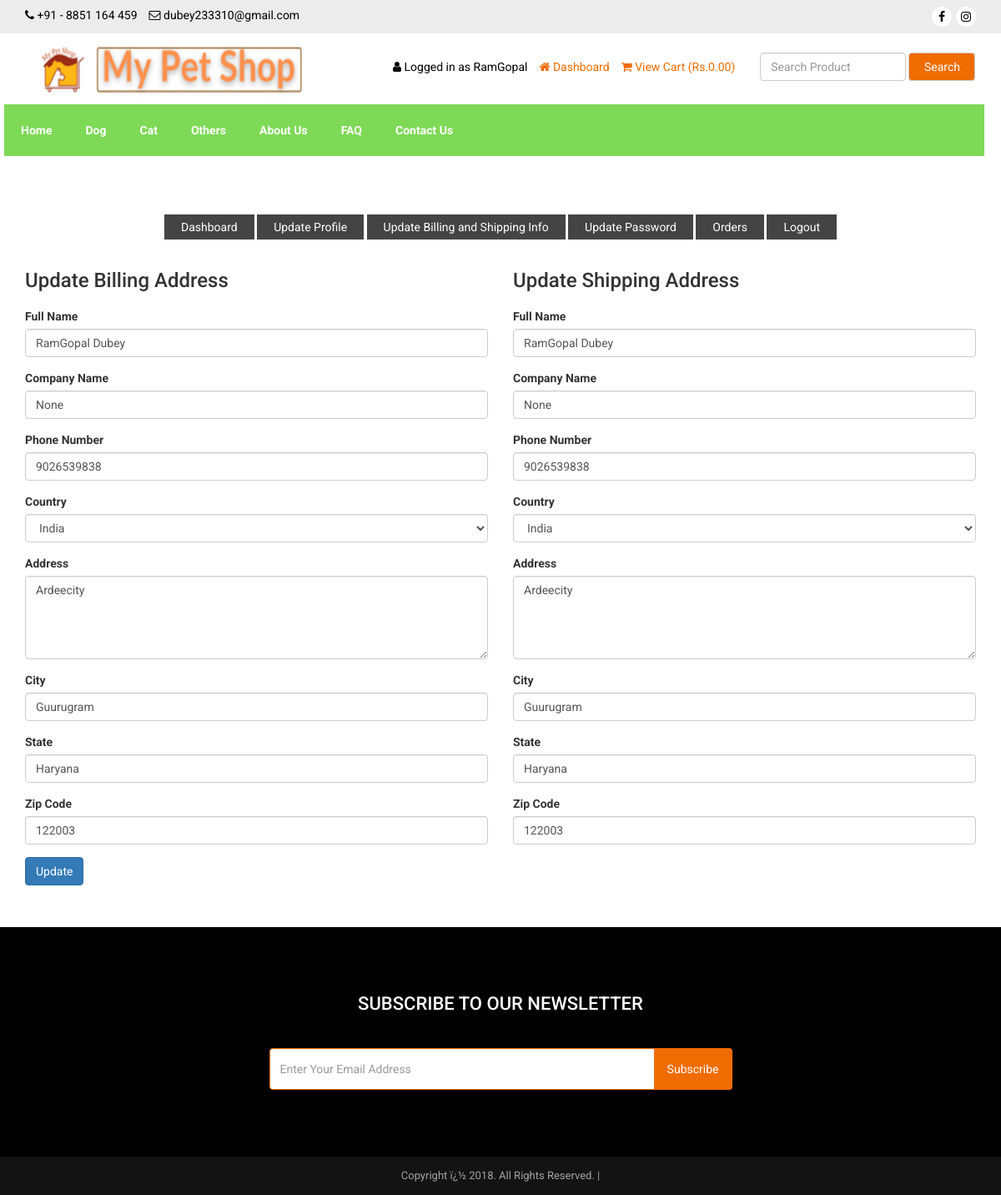
The app's page /customer-billing-shipping-update.php (signed in) with its own data.
### tables this page shows
CREATE TABLE `tbl_settings` (
  `id` int(11) NOT NULL,
  `logo` varchar(255) NOT NULL,
  `favicon` varchar(255) NOT NULL,
  `footer_about` text NOT NULL,
  `footer_copyright` text NOT NULL,
  `contact_address` text NOT NULL,
  `contact_email` varchar(255) NOT NULL,
  `contact_phone` varchar(255) NOT NULL,
  `contact_fax` varchar(255) NOT NULL,
  `contact_map_iframe` text NOT NULL,
  `receive_email` varchar(255) NOT NULL,
  `receive_email_subject` varchar(255) NOT NULL,
  `receive_email_thank_you_message` text NOT NULL,
  `forget_password_message` text NOT NULL,
  `total_recent_post_footer` int(10) NOT NULL,
  `total_popular_post_footer` int(10) NOT NULL,
  `total_recent_post_sidebar` int(11) NOT NULL,
  `total_popular_post_sidebar` int(11) NOT NULL,
  `total_featured_product_home` int(11) NOT NULL,
  `total_latest_product_home` int(11) NOT NULL,
  `total_popular_product_home` int(11) NOT NULL,
  `meta_title_home` text NOT NULL,
  `meta_keyword_home` text NOT NULL,
  `meta_description_home` text NOT NULL,
  `banner_login` varchar(255) NOT NULL,
  `banner_registration` varchar(255) NOT NULL,
  `banner_forget_password` varchar(255) NOT NULL,
  `banner_reset_password` varchar(255) NOT NULL,
  `banner_search` varchar(255) NOT NULL,
  `banner_cart` varchar(255) NOT NULL,
  `banner_checkout` varchar(255) NOT NULL,
  `banner_product_category` varchar(255) NOT NULL,
  `banner_blog` varchar(255) NOT NULL,
  `cta_title` varchar(255) NOT NULL,
  `cta_content` text NOT NULL,
  `cta_read_more_text` varchar(255) NOT NULL,
  `cta_read_more_url` varchar(255) NOT NULL,
  `cta_photo` varchar(255) NOT NULL,
  `featured_product_title` varchar(255) NOT NULL,
  `featured_product_subtitle` varchar(255) NOT NULL,
  `latest_product_title` varchar(255) NOT NULL,
  `latest_product_subtitle` varchar(255) NOT NULL,
  `popular_product_title` varchar(255) NOT NULL,
  `popular_product_subtitle` varchar(255) NOT NULL,
  `testimonial_title` varchar(255) NOT NULL,
  `testimonial_subtitle` varchar(255) NOT NULL,
  `testimonial_photo` varchar(255) NOT NULL,
  `blog_title` varchar(255) NOT NULL,
  `blog_subtitle` varchar(255) NOT NULL,
  `newsletter_text` text NOT NULL,
  `paypal_email` varchar(255) NOT NULL,
  `stripe_public_key` varchar(255) NOT NULL,
  `stripe_secret_key` varchar(255) NOT NULL,
  `bank_detail` text NOT NULL,
  `before_head` text NOT NULL,
  `after_body` text NOT NULL,
  `before_body` text NOT NULL,
  `home_service_on_off` int(11) NOT NULL,
  `home_welcome_on_off` int(11) NOT NULL,
  `home_featured_product_on_off` int(11) NOT NULL,
  `home_latest_product_on_off` int(11) NOT NULL,
  `home_popular_product_on_off` int(11) NOT NULL,
  `home_testimonial_on_off` int(11) NOT NULL,
  `home_blog_on_off` int(11) NOT NULL,
  `newsletter_on_off` int(11) NOT NULL,
  `ads_above_welcome_on_off` int(1) NOT NULL,
  `ads_above_featured_product_on_off` int(1) NOT NULL,
  `ads_above_latest_product_on_off` int(1) NOT NULL,
  `ads_above_popular_product_on_off` int(1) NOT NULL,
  `ads_above_testimonial_on_off` int(1) NOT NULL,
  `ads_category_sidebar_on_off` int(1) NOT NULL
);

CREATE TABLE `tbl_social` (
  `social_id` int(11) NOT NULL,
  `social_name` varchar(30) NOT NULL,
  `social_url` varchar(255) NOT NULL,
  `social_icon` varchar(30) NOT NULL
);

CREATE TABLE `tbl_top_category` (
  `tcat_id` int(11) NOT NULL,
  `tcat_name` varchar(255) NOT NULL,
  `show_on_menu` int(1) NOT NULL
);

CREATE TABLE `tbl_page` (
  `id` int(11) NOT NULL,
  `about_title` varchar(255) NOT NULL,
  `about_content` text NOT NULL,
  `about_banner` varchar(255) NOT NULL,
  `about_meta_title` varchar(255) NOT NULL,
  `about_meta_keyword` text NOT NULL,
  `about_meta_description` text NOT NULL,
  `faq_title` varchar(255) NOT NULL,
  `faq_banner` varchar(255) NOT NULL,
  `faq_meta_title` varchar(255) NOT NULL,
  `faq_meta_keyword` text NOT NULL,
  `faq_meta_description` text NOT NULL,
  `blog_title` varchar(255) NOT NULL,
  `blog_banner` varchar(255) NOT NULL,
  `blog_meta_title` varchar(255) NOT NULL,
  `blog_meta_keyword` text NOT NULL,
  `blog_meta_description` text NOT NULL,
  `contact_title` varchar(255) NOT NULL,
  `contact_banner` varchar(255) NOT NULL,
  `contact_meta_title` varchar(255) NOT NULL,
  `contact_meta_keyword` text NOT NULL,
  `contact_meta_description` text NOT NULL,
  `pgallery_title` varchar(255) NOT NULL,
  `pgallery_banner` varchar(255) NOT NULL,
  `pgallery_meta_title` varchar(255) NOT NULL,
  `pgallery_meta_keyword` text NOT NULL,
  `pgallery_meta_description` text NOT NULL,
  `vgallery_title` varchar(255) NOT NULL,
  `vgallery_banner` varchar(255) NOT NULL,
  `vgallery_meta_title` varchar(255) NOT NULL,
  `vgallery_meta_keyword` text NOT NULL,
  `vgallery_meta_description` text NOT NULL
);

### header.php (shortened to what the rows shown need)
<?php
include("admin/inc/config.php");
$statement = $pdo->prepare("SELECT * FROM tbl_settings WHERE id=1");
$statement->execute();
$result = $statement->fetchAll(PDO::FETCH_ASSOC);
foreach ($result as $row)
{
	$logo = $row['logo'];
	$contact_email = $row['contact_email'];
	$contact_phone = $row['contact_phone'];
}
?>
<!DOCTYPE html>
<html lang="en">
<head>
	<link rel="stylesheet" href="assets/css/bootstrap.min.css">
	<link rel="stylesheet" href="assets/css/font-awesome.min.css">
	<link rel="stylesheet" href="assets/css/owl.carousel.min.css">
	<link rel="stylesheet" href="assets/css/owl.theme.default.min.css">
	<link rel="stylesheet" href="assets/css/jquery.bxslider.min.css">
    <link rel="stylesheet" href="assets/css/magnific-popup.css">
    <link rel="stylesheet" href="assets/css/rating.css">
	<link rel="stylesheet" href="assets/css/spacing.css">
	<link rel="stylesheet" href="assets/css/bootstrap-touch-slider.css">
	<link rel="stylesheet" href="assets/css/animate.min.css">
	<link rel="stylesheet" href="assets/css/tree-menu.css">
	<link rel="stylesheet" href="assets/css/select2.min.css">
	<link rel="stylesheet" href="assets/css/main.css">
	<link rel="stylesheet" href="assets/css/responsive.css">
	<?php
	$statement = $pdo->prepare("SELECT * FROM tbl_page WHERE id=1");
	$statement->execute();
	$result = $statement->fetchAll(PDO::FETCH_ASSOC);
		?>
</head>
<body>
<div class="top">
	<div class="container">
		<div class="row">
			<div class="col-md-6 col-6 col-xs-6">
				<div class="left">
					<ul>
						<a href="tel:+918851164459"><li><i class="fa fa-phone" ></i> <?php echo $contact_phone; ?></li></a>
						<a href="mailto:dubey233310@gmail.com"><li><i class="fa fa-envelope-o"></i> <?php echo $contact_email; ?></li></a>
					</ul>
				</div>
			</div>
			<div class="col-md-6 col-sm-5 col-xs-5">
				<div class="right">
					<ul>
						<?php
						$statement = $pdo->prepare("SELECT * FROM tbl_social");
						$statement->execute();
						$result = $statement->fetchAll(PDO::FETCH_ASSOC);
						foreach ($result as $row) {
							?>
							<?php if($row['social_url'] != ''): ?>
							<li><a style="background-color:white" href="<?php echo $row['social_url']; ?>"><i class="<?php echo $row['social_icon']; ?>"></i></a></li>
							<?php endif; ?>
							<?php
						}
						?>
					</ul>
				</div>
			</div>
		</div>
	</div>
</div>
<div class="header" >
	<div class="container">
		<div class="row inner">
			<div class="col-md-4 logo">
				<a href="index.php"><img src="assets/uploads/<?php echo $logo; ?>" alt="logo image"></a>
			</div>
		</div>
	</div>
</div>
<div class="nav" style="margin: 5px 20px 15px 20px;">
		<div class="row">
			<div class="col-md-12 pl_0 pr_0">
				<div class="menu-container" >
					<div class="menu"  >
						<ul>
							<?php
							$statement = $pdo->prepare("SELECT * FROM tbl_top_category WHERE show_on_menu=1");
							$statement->execute();
							$result = $statement->fetchAll(PDO::FETCH_ASSOC);
							foreach ($result as $row) {
								?>
								<li ><a href="product-category.php?id=<?php echo $row['tcat_id']; ?>&type=top-category"><?php echo $row['tcat_name']; ?></a>
								</li>
								<?php
							}
							?>
							<?php
							$statement = $pdo->prepare("SELECT * FROM tbl_page WHERE id=1");
							$statement->execute();
							$result = $statement->fetchAll(PDO::FETCH_ASSOC);
							foreach ($result as $row) {
								$about_title = $row['about_title'];
								$faq_title = $row['faq_title'];
								$contact_title = $row['contact_title'];
							}
							?>
							<li><a href="about.php"><?php echo $about_title; ?></a></li>
							<li><a href="faq.php"><?php echo $faq_title; ?></a></li>
							<li><a href="contact.php"><?php echo $contact_title; ?></a></li>
						</ul>
					</div>
				</div>
			</div>
		</div>
	</div>

### footer.php (shortened to what the rows shown need)
<?php
$statement = $pdo->prepare("SELECT * FROM tbl_settings WHERE id=1");
$statement->execute();
$result = $statement->fetchAll(PDO::FETCH_ASSOC);
foreach ($result as $row)
{
	$footer_copyright = $row['footer_copyright'];
    $newsletter_on_off = $row['newsletter_on_off'];
}
?>
<?php if($newsletter_on_off == 1): ?>
<section class="home-newsletter">
	<div class="container">
		<div class="row">
			<div class="col-md-6 col-md-offset-3">
				<div class="single">
				<form action="" method="post">
					<h2><?php echo LANG_VALUE_93; ?></h2>
				</div>
			</div>
		</div>
	</div>
</section>
<?php endif; ?>
<div class="footer-bottom">
	<div class="container">
		<div class="row">
			<div class="col-md-12 copyright">
				<?php echo $footer_copyright; ?>
			</div>
		</div>
	</div>
</div>
</body>
</html>

### records on screen
tbl_settings: contact_phone "+91 - 8851 164 459", contact_email "dubey233310@gmail.com", logo (picture), footer_copyright "Copyright ï¿½ 2018. All Rights Reserved. |"
tbl_top_category: tcat_name "Dog"
tbl_top_category: tcat_name "Cat"
tbl_top_category: tcat_name "Others"
tbl_page: about_title "About Us", faq_title "FAQ", contact_title "Contact Us"

### other values on screen
LANG_VALUE_13 "Logged in as"
$_SESSION['customer']['cust_name'] "RamGopal"
LANG_VALUE_89 "Dashboard"
LANG_VALUE_19 "View Cart"
LANG_VALUE_3 "Search"
LANG_VALUE_117 "Update Profile"
LANG_VALUE_88 "Update Billing and Shipping Info"
LANG_VALUE_99 "Update Password"
LANG_VALUE_24 "Orders"
LANG_VALUE_14 "Logout"
LANG_VALUE_86 "Update Billing Address"
LANG_VALUE_102 "Full Name"
LANG_VALUE_103 "Company Name"
LANG_VALUE_104 "Phone Number"
LANG_VALUE_106 "Country"
